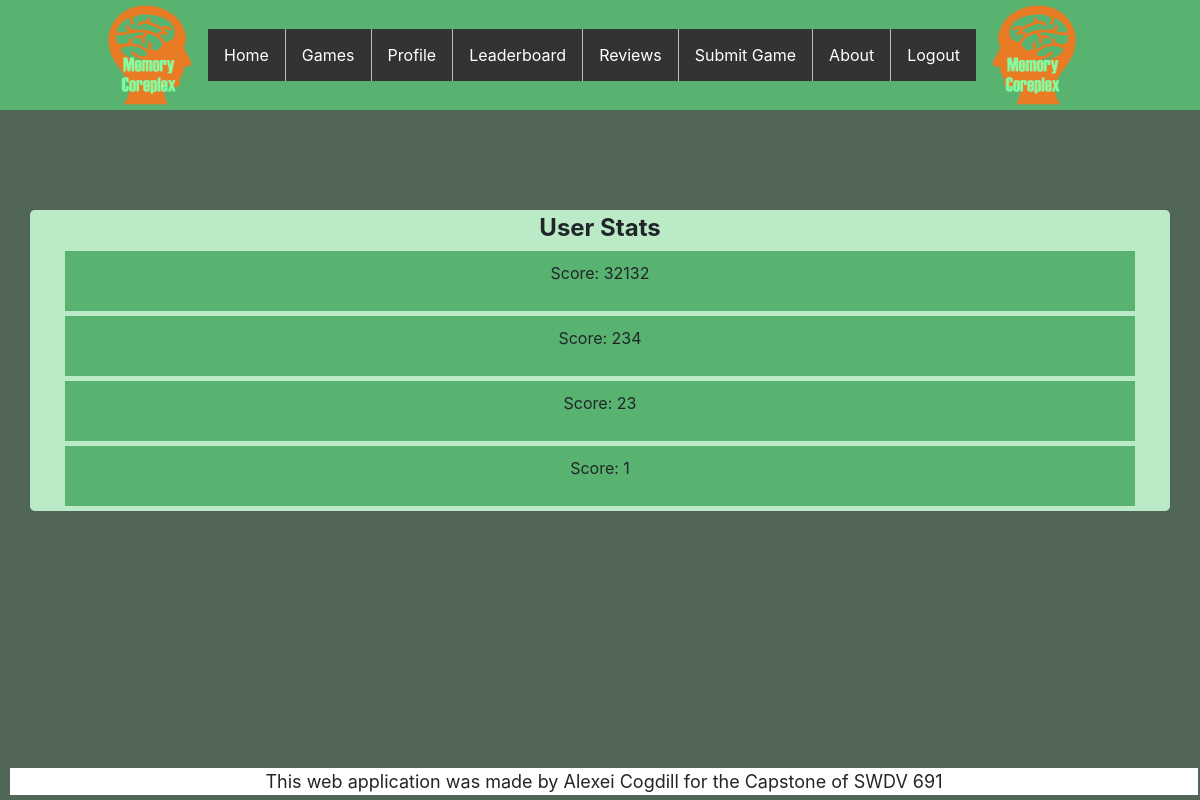
Page /profile/userScore (signed in) on the committed database.
### models.py (models this page shows, shortened)
class Score(db.Model):
    __tablename__ = "scores"
    score_id = db.Column(db.Integer, primary_key=True)
    score = db.Column(db.Integer)
    time = db.Column(db.Integer)
    user_id = db.Column(db.Integer, ForeignKey("users.id"))

### app.py (the view)
@app.route('/profile/userScore', methods=['GET', 'POST'])
def userScore():
    scores = Score.query.filter(Score.score).order_by(Score.score.desc())
    ddl = []
    for score in scores:
        ddl.append(score)
    return render_template('userScores.html',ddl=ddl)

### models.py (called while the page is built)
@login_manager.user_loader
def load_user(user_id):
    return User.query.get(user_id)

### templates/userScores.html (shortened to what this page needs)
{% extends "base.html" %}
{% block content %}
<div class="container rounded-lg bodyContainer" style="margin-top: 100px; background-color: rgb(187, 234, 199)">
  <div class="row justify-content-center text-center">
      <div class="col-md-auto font-weight-bold" style="font-size: x-large">User Stats</div>
  </div>
  <div class="row justify-content-center text-center">
    <div class="container rounded-lg bodyContainer">
      {% for score in ddl %}
        {% if score.postt.display_name == current_user.display_name %}
        <div style="flex: 20%; padding: 10px; margin: 5px; background-color: rgb(89, 179, 112)">
          <p>Score: {{ score.score }}</p>
        </div>
        {% endif %}
      {% endfor %}
    </div>
  </div>
</div>
{% endblock %}

### static/home.css (style rules this page uses)
.row { padding-right: 0px; padding-left: 0px; margin-right: 0px; margin-left: 0px; }

### rows in the picture
Score: score "32132"
Score: score "234"
Score: score "23"
Score: score "1"
